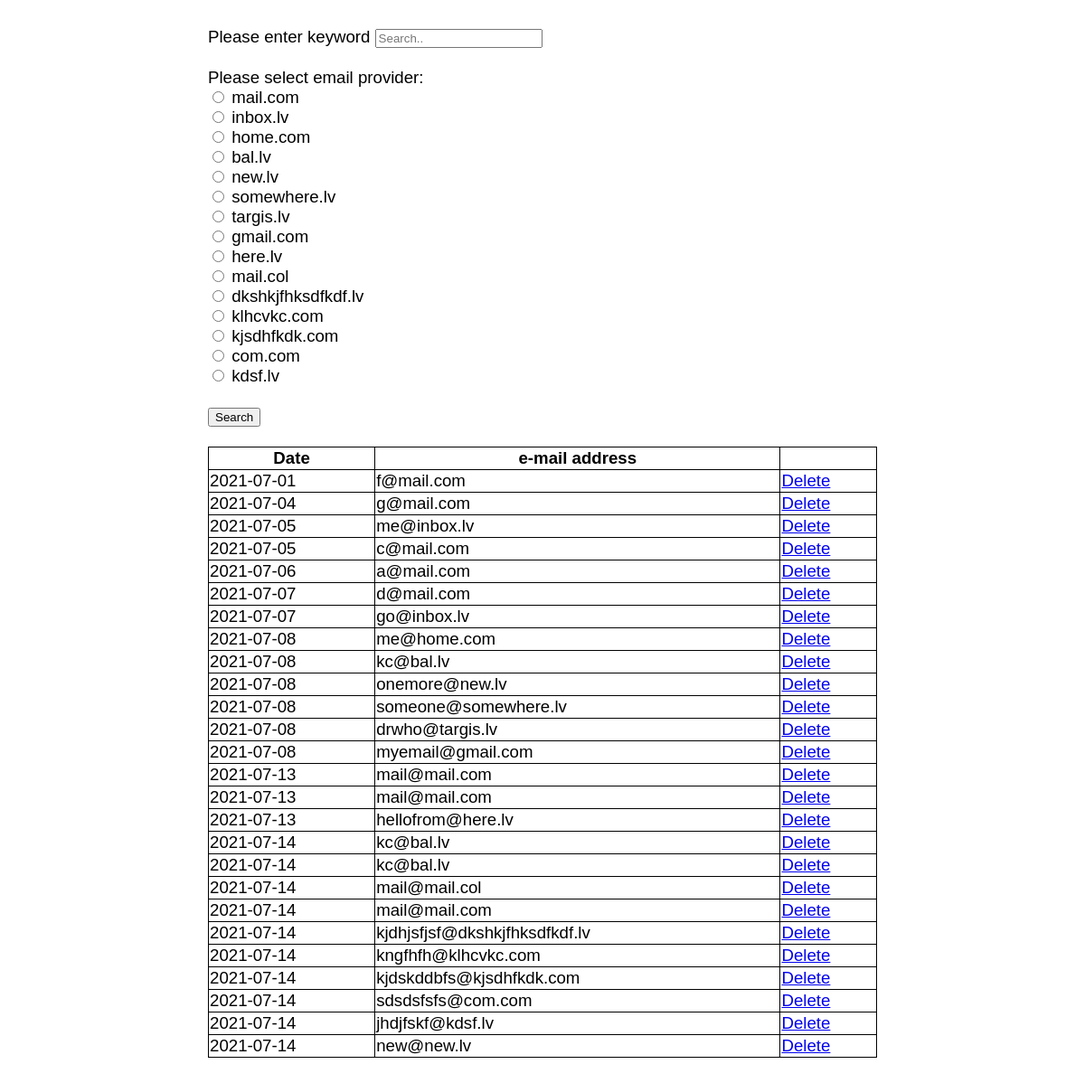
Page /list.php on the committed database.
### tables this page shows
CREATE TABLE `subscribed` (
  `id` int(4) NOT NULL,
  `date` date NOT NULL,
  `email` varchar(100) NOT NULL
);

### includes/autoloader.php (called while the page is built, shortened)
<?php
function myAutoLoader($className) {
    $path = "classes/";
    $extension = ".php";
    $fullPath = $path . $className . $extension;
}

### classes/Database.php (called while the page is built, shortened)
<?php
class Database
{
    private $host = DB_HOST;
    private $user = DB_USER;
    private $pass = DB_PWD;
    private $dbname = DB_NAME;
    public function __construct()
    {
        $dsn = 'mysql:host=' . $this->host . ';dbname=' . $this->dbname;
        $options = array(PDO::ATTR_PERSISTENT => true, PDO::ATTR_ERRMODE => PDO::ERRMODE_EXCEPTION);
    }
    public function fetch()
    {
        $dsn = 'mysql:host=' . $this->host . ';dbname=' . $this->dbname;
        $pdo = new PDO($dsn, $this->user, $this->pass);
        $pdo->setAttribute(PDO::ATTR_DEFAULT_FETCH_MODE, PDO::FETCH_ASSOC);
        return $pdo;
    }
}

### classes/Email.php (called while the page is built, shortened)
<?php
class Email extends Database
{
    private $date;
    private $table;
    public function setTable($table)
    {
        $this->table = $table;
    }
    public function getTable()
    {
        return $this->table;
    }
    public function setDate($date)
    {
        $this->date = $date;
    }
    public function getDate()
    {
        return $this->date;
    }
    public function getInfo()
    {
        $table = $this->getTable();
        $date = $this->getDate();
        $sql = "SELECT * FROM " . $table . " ORDER BY " . $date . " ASC";
        $stmt = $this->fetch()->query($sql);
        return $stmt;
    }
}

### classes/Providers.php (called while the page is built, shortened)
<?php
class Providers extends Email
{
    function getProviders(): array
    {
        $allData = array();
        $stmt = $this->getInfo();
        while($row = $stmt->fetch()) {
            $allData[] = $row;
        }
        $emails = array();
        foreach($allData as $data){
            array_push($emails, $data['email']);
        }
        foreach($emails as $key => $val) {
            $new = explode('@',$val);
            $providers[$key] = $new;
        }
        $filterArray = array();
        foreach($providers as $d){
            array_push($filterArray, $d[1]);
        }
        return array_unique($filterArray);
    }
}

### list.php (the view, shortened to what this page needs)
<?php
include 'includes/autoloader.php';
$email = new Email();
$providers = new Providers();
?>
<!DOCTYPE html>
<html lang="en">
<head>
    <link rel="stylesheet" href="styles/listStyle.css">
</head>
<body>
<form action="list.php" method="get">
    Please enter keyword
    <input type="text" placeholder="Search.." name="inputSearch" id="search">
    <br><br>
    Please select email provider:
    <div id="buttons">
        <ul>
            <?php
            $providerList = $providers->getProviders();
            foreach ($providerList as $provider){?>
            <li>
                <label for="<?php echo $provider; ?>">
                    <input id="<?php echo $provider; ?>" type="radio" name="provider" value="<?php echo $provider; ?>">
                    <?php echo $provider;
            }?>
                </label>
            </li>
        </ul>
    </div>
    <br>
    <button type="submit" name="search">Search</button>
    <br><br>
    <table id="myTable" class="sortable">
        <thead>
        <tr>
            <th>Date</th>
            <th>e-mail address</th>
        </tr>
        </thead>
        <tbody id="tableBody">
        <?php
        $search = $_GET['search'];
        $provider = $_GET['provider'];
        if(isset($search)){
           $stmt = $providers->filterByProvider($provider);
        } else {
            $stmt = $email->getInfo();
        }
        while($key = $stmt->fetch()){
            ?>
            <tr>
                <td><?php echo $key['date']; ?></td>
                <td><?php echo $key['email']; ?></td>
                <td><a href="list.php?delete=<?php echo $key['id'];?>">Delete</a></td>
            </tr>
            <?php
        } ?>
        </tbody>
    </table>
  </form>
</body>
</html>

### styles/listStyle.css (style rules this page uses)
body { width: 740px; margin: 30px auto; font-family: Arial, sans-serif; font-size: 14pt; }
table, th, td { border: 1px solid black; }
table { width: 100%; border-collapse: collapse; }
li { list-style-type: none; }
ul { margin: 0; padding: 0; }

### rows in the picture
subscribed: date "2021-07-01", email "f@mail.com"
subscribed: date "2021-07-04", email "g@mail.com"
subscribed: date "2021-07-05", email "me@inbox.lv"
subscribed: date "2021-07-05", email "c@mail.com"
subscribed: date "2021-07-06", email "a@mail.com"
subscribed: date "2021-07-07", email "d@mail.com"
subscribed: date "2021-07-07", email "go@inbox.lv"
subscribed: date "2021-07-08", email "me@home.com"
subscribed: date "2021-07-08", email "kc@bal.lv"
subscribed: date "2021-07-08", email "onemore@new.lv"
subscribed: date "2021-07-08", email "someone@somewhere.lv"
subscribed: date "2021-07-08", email "drwho@targis.lv"
subscribed: date "2021-07-08", email "myemail@gmail.com"
subscribed: date "2021-07-13", email "mail@mail.com"
subscribed: date "2021-07-13", email "mail@mail.com"
subscribed: date "2021-07-13", email "hellofrom@here.lv"
subscribed: date "2021-07-14", email "kc@bal.lv"
subscribed: date "2021-07-14", email "kc@bal.lv"
subscribed: date "2021-07-14", email "mail@mail.col"
subscribed: date "2021-07-14", email "mail@mail.com"
subscribed: date "2021-07-14", email "kjdhjsfjsf@dkshkjfhksdfkdf.lv"
subscribed: date "2021-07-14", email "kngfhfh@klhcvkc.com"
subscribed: date "2021-07-14", email "kjdskddbfs@kjsdhfkdk.com"
subscribed: date "2021-07-14", email "sdsdsfsfs@com.com"
subscribed: date "2021-07-14", email "jhdjfskf@kdsf.lv"
subscribed: date "2021-07-14", email "new@new.lv"

### other values in the picture
$provider "mail.com"
$provider "inbox.lv"
$provider "home.com"
$provider "bal.lv"
$provider "new.lv"
$provider "somewhere.lv"
$provider "targis.lv"
$provider "gmail.com"
$provider "here.lv"
$provider "mail.col"
$provider "dkshkjfhksdfkdf.lv"
$provider "klhcvkc.com"
$provider "kjsdhfkdk.com"
$provider "com.com"
$provider "kdsf.lv"
